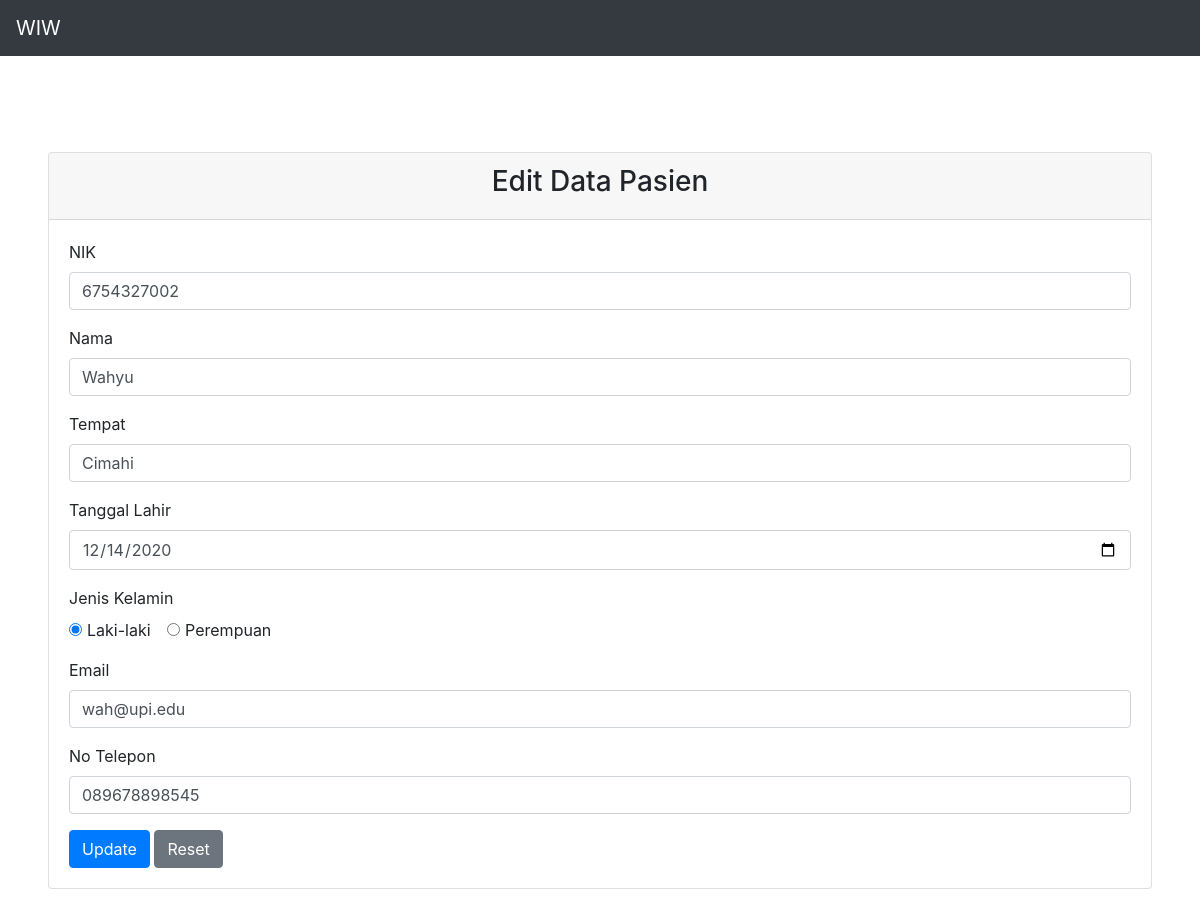
/form.php?id_edit=1, run on the app's committed database.
### tables this page shows
CREATE TABLE `pasien` (
  `id` int(11) NOT NULL,
  `nik` varchar(100) NOT NULL,
  `nama` varchar(100) NOT NULL,
  `tempat` varchar(100) NOT NULL,
  `tl` varchar(100) NOT NULL,
  `gender` varchar(10) NOT NULL,
  `email` varchar(100) NOT NULL,
  `telp` varchar(100) NOT NULL
);

### model/DB.class.php (called while the page is built, shortened)
<?php
class DB
{
	var $db_host = '';
	var $db_user = '';
	var $db_password = '';
	var $db_name = '';
	var $db_link = '';
	function __construct($db_host = '', $db_user = '', $db_password = '', $db_name = '')
	{
		$this->db_host = $db_host;
		$this->db_user = $db_user;
		$this->db_password = $db_password;
		$this->db_name = $db_name;
	}
	function open()
	{
		$this->db_link = mysqli_connect($this->db_host, $this->db_user, $this->db_password, $this->db_name);
	}
	function execute($query = "")
	{
		$this->result = mysqli_query($this->db_link, $query);
		return $this->result;
	}
}

### model/TabelPasien.class.php (called while the page is built, shortened)
<?php
class TabelPasien extends DB
{
	function getPasien()
	{
		$query = "SELECT * FROM pasien";
		return $this->execute($query);
	}
}

### presenter/ProsesPasien.php (called while the page is built, shortened)
<?php
class ProsesPasien implements KontrakPasienPresenter
{
	private $tabelpasien;
	function __construct()
	{
		try {
			$db_host = "localhost";
			$db_user = "root";
			$db_password = "";
			$db_name = "pasien";
			$this->tabelpasien = new TabelPasien($db_host, $db_user, $db_password, $db_name);
		} catch (Exception $e) {
			echo "wiw error" . $e->getMessage();
		}
	}
	function prosesDataPasien()
	{
		try {
			$this->tabelpasien->open();
			$this->tabelpasien->getPasien();
		} catch (Exception $e) {
			echo "wiw error part 2" . $e->getMessage();
		}
	}
}

### view/form.php (the view, shortened to what this page needs)
<?php
include_once("presenter/ProsesPasien.php");
class Form implements KontrakPasienView
{
    private $prosespasien;
    public function __construct() {
        $this->prosespasien = new ProsesPasien();
    }
    public function updateTampil($id) {
    $this->prosespasien->prosesDataPasien();
    }
}

### view/form.php (the view, shortened to what this page needs)
<?php
include_once("presenter/ProsesPasien.php");
class Form implements KontrakPasienView
{
    private $prosespasien;
    public function __construct() {
        $this->prosespasien = new ProsesPasien();
    }
    public function updateTampil($id) {
    $this->prosespasien->prosesDataPasien();
    }
}

### model/Template.class.php (shortened to what this page needs)
<?php
class Template{
	var $content = '';
	function __construct($filename = ''){
		$this->content = implode('', @file($filename));
	}
	function clear(){
		$this->content = preg_replace("/DATA_[A-Z|_|0-9]+/", "", $this->content);
	}
	function write(){
		print $this->content;
	}
	function replace($old = '', $new = ''){
		if(is_int($new)){
			$value = sprintf("%d", $new);
		}elseif(is_float($new)){
			$value = sprintf("%f", $new);
		}elseif(is_array($new)){
			$value = '';
			foreach( $new as $item){
				$value .= $item. '';
			}
		}else{
			$value = $new;
		}
		$this->content = preg_replace("/$old/",  $value, $this->content);
	}
}

### data on the page
pasien: nik "6754327002", nama "Wahyu", tempat "Cimahi", tl "12/14/2020", gender "☑ ☐", email "wah@upi.edu", telp "089678898545"
